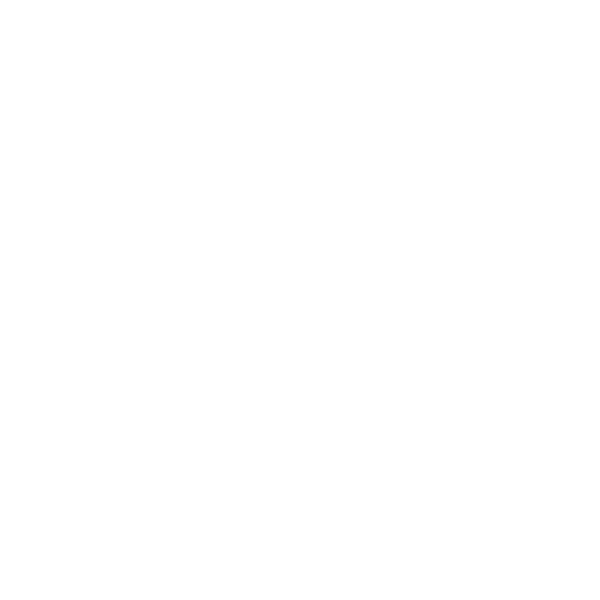
Frame 1 (no input)
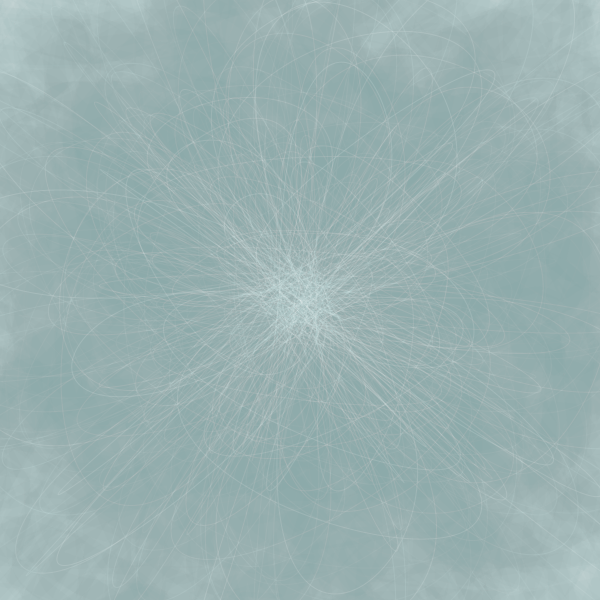
Frame 60 (the mouse pressed at the canvas centre just before this capture)
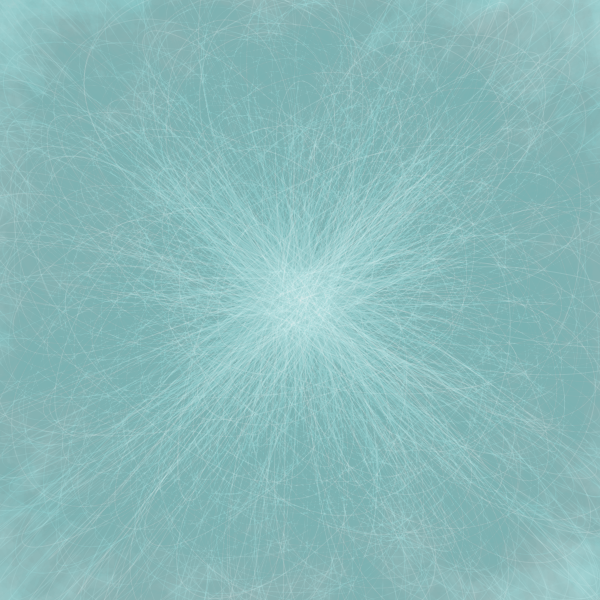
Frame 120 (the mouse held since frame 60 and released just before this capture)

The Processing sketch that drew these frames (run headless with seeded random() and noise(); from frame 60 on, the mouse is pressed at the canvas centre):

// Processing sketch: prettyatom
// ── prettyatom.pde
int SIZE;
Scribbler s1, s2,s3;
int baset, tvar;
int SW;

void mousePressed(){
  //background(color(0,100,100, 1));
  s2.white();
}

class Scribbler {
  float x1, y1, x2,y2;
  int slope;
  int r;
  color c;
  int tr;
  color[] colours;
  int cindex;

  Scribbler(float x1, float y1, int r, int s) {
    this.x1 = 0;
    this.y1 = y1;
    this.slope = s;
    this.r = r;
    this.tr = baset + int(random(-tvar, tvar));
    this.colours = new color[] {color(0,100,75),color(0,75,100)};
    this.cindex = 0;
    getNextColour();
  }
  
  void white(){
    c = color(255);
  }
  
  void getNextColour(){
    if(random(5)>4){
      c = color(255);
    } else {
      c = color(random(75), random(75,175), random(75,225)); 
    }
  }
  void move(){
    x2 = random(0, SIZE);

    y2 = y1 + random(-r,r);
    
    if(random(50)>49){
      x1 = SIZE - x1;
      if(random(5)>3){
            getNextColour();
      }
      
    }

    if(y2 >= SIZE || y2 <= 0){
      y2 = random(0, SIZE);
    }
  }
  
  void scribble() {
    strokeWeight(SW);
    tr = baset + int(random(-tvar, tvar));
      
    stroke(c, tr);
    move();
    drawSwoosh();
  }
  void drawMark(float x, float y){
    int s = 5;
    ellipse(x, y, s, s);
  }
  
  void drawSwoosh(){
    noFill();
    float n;
    if(c == color(255)){   
    n = 25.0; }
      else {
     n = 10.0;  
      }  
    float x= x1+random(-r,r);
    float y=y1+random(-r,r);

//    beginShape();
//    vertex(x,y);
//
//    for(int i = 0; i < n; i++){
//      bezierVertex(x, y, x1+ ((1+i)*(x2-x1)/(n*2)), y1 + ((1+i)*(y2-y1)/(2*n)), x1 + ((1+i)*(x2-x1)/n), y1 + ((1+i)*(y2-y1)/n));
//    }
//    endShape();
//    
      //int r = 100;
   x1 = y1 = SIZE*0.5;
   beginShape();
 
  vertex(x1, y1);
  
  for(int i = 0; i < n; i++){

      bezierVertex(getPoint(x1,r), getPoint(y1,r),getPoint(x1,r), getPoint(y1,r),getPoint(x1,r), getPoint(y1,r));
  }    for(int i = 0; i < n; i++){

      bezierVertex(getPoint(x1,r), getPoint(y1,r),getPoint(x1,r), getPoint(y1,r),getPoint(x1,r), getPoint(y1,r));
  }for(int i = 0; i < n; i++){

  
    bezierVertex(getPoint(x1,r), getPoint(y1,r),getPoint(x1,r), getPoint(y1,r),random(SIZE), random(SIZE));
    }
    
  
    endShape();
beginShape();
  vertex(x1, y1);
  strokeWeight(1);
  stroke(255,35);

int sm = 30;
for(int i = 0; i < n; i++){

  
    bezierVertex(getPoint(x1,r), getPoint(y1,r),getPoint(x1,r), getPoint(y1,r),x1+random(0-sm,sm), y1+random(0-sm,sm));
    }
    
endShape();

    y1 = y2;
      strokeWeight(SW);

  }
  
  int getPoint(float c, int r){
    int q = SIZE;
  return int(c) + int(random(0-q,q));
}
   void drawLine(){

    float n = 10.0;    
    for(int i = 0; i < n; i++){
      line(x1, y1, x1 + ((1+i)*(x2-x1)/n), y1);
    }
    y1 = y2;
  }
  
  void drawX(float x, float y){
    line(x-slope,y+slope,x+slope,y-slope);
    line(x-slope, y-slope, x+slope, y+slope);
  }
}


void setup() {
  SW = 50;
  SIZE = 600;
  strokeCap(SQUARE);
  surface.setSize(SIZE, SIZE);
  background(255);

  //background(color(0,100,100, 1));
  strokeWeight(SW);
  baset = 5;
  tvar = 0;
  s2 = new Scribbler(random(SIZE), random(SIZE), 15, 5);
//  s1 = new Scribbler(random(SIZE), random(SIZE), 60, 5);

}

void draw() {
//    s1.scribble();
    s2.scribble();
    //s3.scribble();

}
